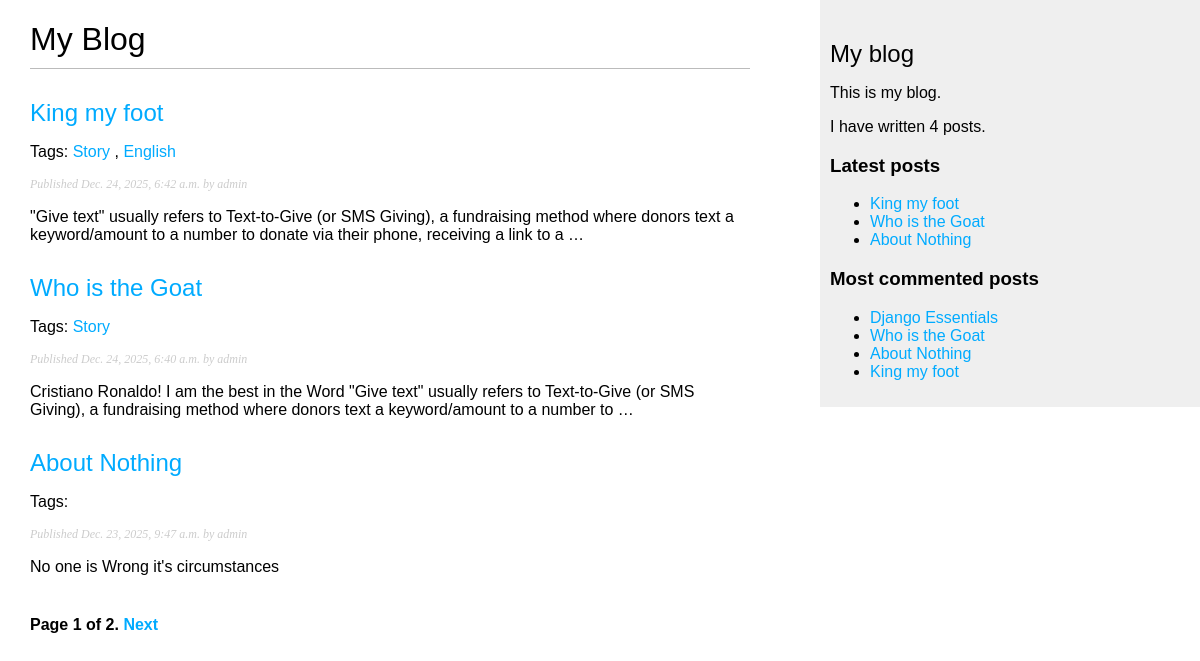
Screenshot of /blog/ with the database file from the repository.
### blog/models.py (models this page shows, shortened)
class Post(models.Model):
    tags = TaggableManager()
    objects = models.Manager()  # The default manager.
    published = PublishedManager()  # Our custom manager.
    class Status(models.TextChoices):
        DRAFT = "DF", "Draft"
        PUBLISHED = "PB", "Published"
    title = models.CharField(max_length=250)
    slug = models.SlugField(max_length=250, unique_for_date="publish")
    body = models.TextField()
    publish = models.DateTimeField(default=timezone.now)
    created = models.DateTimeField(auto_now_add=True)
    updated = models.DateTimeField(auto_now=True)
    status = models.CharField(
        max_length=2,
        choices=Status.choices,
        default=Status.DRAFT,
    )
    author = models.ForeignKey(
        settings.AUTH_USER_MODEL, on_delete=models.CASCADE, related_name="blog_posts"
    )
    class Meta:
        ordering = ["-publish"]
        indexes = [models.Index(fields=["-publish"])]
    def get_absolute_url(self):
        return reverse(
            "blog:post_detail",
            args=[self.publish.year, self.publish.month, self.publish.day, self.slug],
        )

### blog/views.py (the view)
# urls.py: path("", views.post_list, name="post_list"),
def post_list(request, tag_slug=None):
    post_list = Post.published.all()
    tag = None
    if tag_slug:
        tag = get_object_or_404(Tag, slug=tag_slug)
        post_list = post_list.filter(tags__in=[tag])
    paginator = Paginator(post_list, 3)
    page_number = request.GET.get("page", 1)
    try:
        posts = paginator.page(page_number)
    except PageNotAnInteger:
        posts = paginator.page(1)
    except EmptyPage:
        posts = paginator.page(paginator.num_pages)
    return render(request, "post/list.html", {"posts": posts, "tag": tag})

### blog/models.py (called while the page is built)
    def get_queryset(self):
        return super().get_queryset().filter(status=Post.Status.PUBLISHED)

### blog/templatetags/blog_tags.py (called while the page is built)
@register.simple_tag
def total_posts():
    return Post.published.count()

@register.inclusion_tag("post/latest_posts.html")
def show_latest_posts(count=5):
    latest_posts = Post.published.order_by("-publish")[:count]
    return {"latest_posts": latest_posts}

@register.simple_tag
def get_most_commented_posts(count=5):
    return Post.published.annotate(total_comments=Count("comments")).order_by(
        "-total_comments"
    )[:count]

### blog/templates/post/list.html (shortened to what this page needs)
{% extends "blog/base.html" %}
{% block content %}
<h1>My Blog</h1>
  {% for post in posts %}
<h2>
<a href="{{ post.get_absolute_url }}">
        {{ post.title }}
</a>
</h2>
<p class="tags">
Tags:
{% for tag in post.tags.all %}
 <a href="{% url 'blog:post_list_by_tag' tag.slug %}">
          {{ tag.name }}
 </a>{% if not forloop.last %}, {% endif %}
      {% endfor %}
</p>
<p class="date">
      Published {{ post.publish }} by {{ post.author }}
</p>
    {{ post.body|truncatewords:30|linebreaks }}
  {% endfor %}
  {% include "pagination.html" with page=posts %}
{% endblock %}

### blog/templates/blog/base.html (shortened to what this page needs)
{% load blog_tags %}
{% load static %}
<!DOCTYPE html>
<html>
<head>
<link href="{% static 'css/blog.css' %}" rel="stylesheet">
</head>
<body>
<div id="content">
    {% block content %}
    {% endblock %}
</div>
<div id="sidebar">
<h2>My blog</h2>
<p>This is my blog.</p>
<p>I have written {% total_posts %} posts.</p>
<h3>
Latest posts
</h3>
    {% show_latest_posts 3 %}
<h3>Most commented posts</h3>
{% get_most_commented_posts as most_commented_posts %}
<ul>
  {% for post in most_commented_posts %}
    <li>
      <a href="{{ post.get_absolute_url }}">{{ post.title }}</a>
    </li>
  {% endfor %}
</ul>
</div>
</body>
</html>

### blog/templates/post/latest_posts.html
<ul>
  {% for post in latest_posts %}
<li>
<a href="{{ post.get_absolute_url }}">{{ post.title }}</a>
</li>
  {% endfor %}
</ul>

### blog/static/css/blog.css (style rules this page uses)
body { margin:0; padding:0; font-family:helvetica, sans-serif; }
a { color:#00abff; text-decoration:none; }
h1 { font-weight:normal; border-bottom:1px solid #bbb; padding:0 0 10px 0; }
h2 { font-weight:normal; margin:30px 0 0; }
#content { float:left; width:60%; padding:0 0 0 30px; }
#sidebar { float:right; width:30%; padding:10px; background:#efefef; height:100%; }
p.date { color:#ccc; font-family: georgia, serif; font-size: 12px; font-style: italic; }

### rows the page displays
Post: title "King my foot", publish "Dec. 24, 2025, 6:42 a.m.", author "admin", body "\"Give text\" usually refers to Text-to-Give (or SMS Giving), a fundraising method where donors text a keyword/amount to a number to donate via their phone, receiving a link to a …"
Tag: name "Story"
Tag: name "English"
Post: title "Who is the Goat", publish "Dec. 24, 2025, 6:40 a.m.", author "admin", body "Cristiano Ronaldo! I am the best in the Word \"Give text\" usually refers to Text-to-Give (or SMS Giving), a fundraising method where donors text a keyword/amount to a number to …"
Post: title "About Nothing", publish "Dec. 23, 2025, 9:47 a.m.", author "admin", body "No one is Wrong it's circumstances"
Post: title "Django Essentials"

### other values shown
{{ page.number }} "1"
{{ page.paginator.num_pages }} "2"
